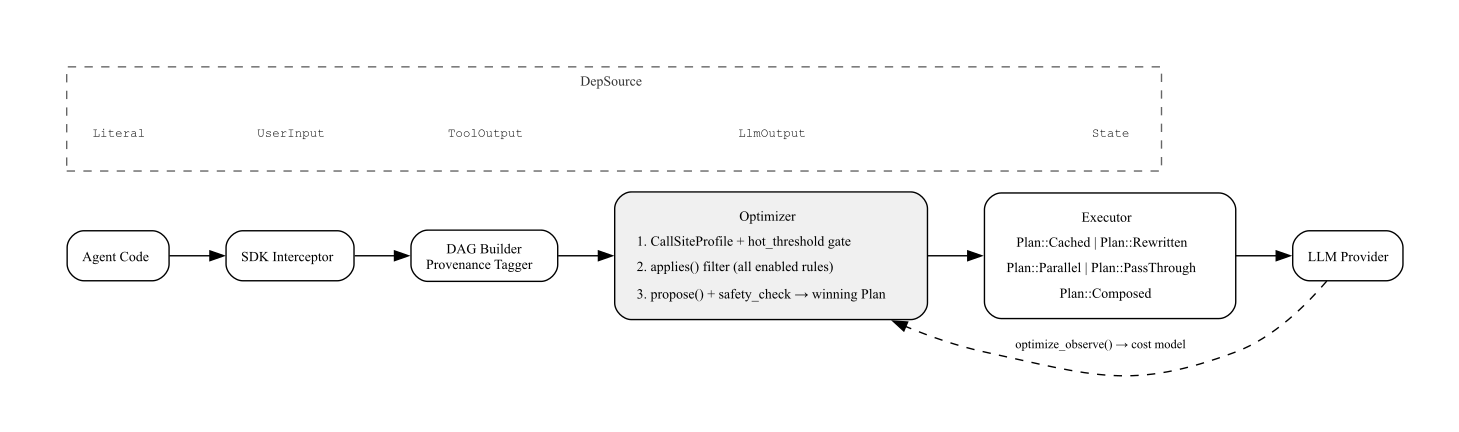

Recreate this plot in Python.
"""Figure 1: Agentc system architecture (graphviz, left-to-right).

Pipeline: Agent Code → SDK Interceptor → DAG Builder/Provenance Tagger →
Optimizer (with three numbered sub-steps) → Executor (with four plan types)
→ LLM Provider. A dashed feedback edge from LLM Provider back to Optimizer
labeled "optimize_observe()". A separate dashed-border subgraph cluster
labeled "DepSource" lists the five provenance tags.
"""

from pathlib import Path
import subprocess
import sys

from graphviz import Digraph

OUT_DIR = Path(__file__).resolve().parent
OUT_NAME = "fig1_architecture"


def main() -> None:
    g = Digraph("arch", format="pdf")
    g.attr(
        rankdir="LR",
        fontname="Times New Roman",
        fontsize="10",
        nodesep="0.35",
        ranksep="0.55",
        bgcolor="white",
    )
    g.attr(
        "node",
        shape="box",
        style="rounded",
        fontname="Times New Roman",
        fontsize="10",
        margin="0.15,0.10",
    )
    g.attr("edge", fontname="Times New Roman", fontsize="9")

    # Main pipeline nodes.
    g.node("agent", "Agent Code")
    g.node("sdk", "SDK Interceptor")
    g.node("dag", "DAG Builder\nProvenance Tagger")

    # Optimizer: HTML table with title + three numbered sub-steps.
    opt_label = (
        '<<TABLE BORDER="0" CELLBORDER="0" CELLSPACING="3" CELLPADDING="2">'
        '<TR><TD ALIGN="CENTER"><B>Optimizer</B></TD></TR>'
        '<TR><TD ALIGN="LEFT">1. CallSiteProfile + hot_threshold gate</TD></TR>'
        '<TR><TD ALIGN="LEFT">2. applies() filter (all enabled rules)</TD></TR>'
        '<TR><TD ALIGN="LEFT">3. propose() + safety_check &#8594; winning Plan</TD></TR>'
        "</TABLE>>"
    )
    g.node(
        "opt",
        label=opt_label,
        shape="box",
        style="rounded,filled",
        fillcolor="#f0f0f0",
    )

    # Executor: HTML table with title + five plan types (V2 adds Plan::Composed).
    exec_label = (
        '<<TABLE BORDER="0" CELLBORDER="0" CELLSPACING="3" CELLPADDING="2">'
        '<TR><TD ALIGN="CENTER"><B>Executor</B></TD></TR>'
        '<TR><TD ALIGN="CENTER">Plan::Cached | Plan::Rewritten</TD></TR>'
        '<TR><TD ALIGN="CENTER">Plan::Parallel | Plan::PassThrough</TD></TR>'
        '<TR><TD ALIGN="CENTER"><I>Plan::Composed</I></TD></TR>'
        "</TABLE>>"
    )
    g.node("exec", label=exec_label)

    g.node("llm", "LLM Provider")

    # Forward edges.
    g.edge("agent", "sdk")
    g.edge("sdk", "dag")
    g.edge("dag", "opt")
    g.edge("opt", "exec")
    g.edge("exec", "llm")

    # Feedback edge: LLM Provider back to Optimizer.
    g.edge(
        "llm", "opt",
        label="optimize_observe() → cost model",
        style="dashed",
        constraint="false",
    )

    # DepSource cluster: dashed-border subgraph with the five tags.
    with g.subgraph(name="cluster_depsource") as c:
        c.attr(
            label="DepSource",
            style="dashed",
            fontname="Times New Roman",
            fontsize="10",
            color="gray40",
            fontcolor="gray20",
            margin="10",
        )
        c.attr("node", shape="plaintext", fontname="Courier New",
               fontsize="9", margin="0.02,0.02")
        for tag in ["Literal", "UserInput", "ToolOutput",
                    "LlmOutput", "State"]:
            c.node(f"dep_{tag.lower()}", tag)
        # Stack tags vertically inside the cluster.
        c.edge("dep_literal", "dep_userinput", style="invis")
        c.edge("dep_userinput", "dep_tooloutput", style="invis")
        c.edge("dep_tooloutput", "dep_llmoutput", style="invis")
        c.edge("dep_llmoutput", "dep_state", style="invis")

    out = OUT_DIR / f"{OUT_NAME}.pdf"
    # Cairo on macOS encodes spaces as Type 3 fonts. Quartz embeds the
    # actual text fonts; use explicit family names so both backends agree.
    target = "pdf:quartz:quartz" if sys.platform == "darwin" else "pdf"
    subprocess.run(
        ["dot", f"-T{target}", "-o", str(out)],
        input=g.source,
        text=True,
        check=True,
    )
    print(f"wrote {out}")


if __name__ == "__main__":
    main()
